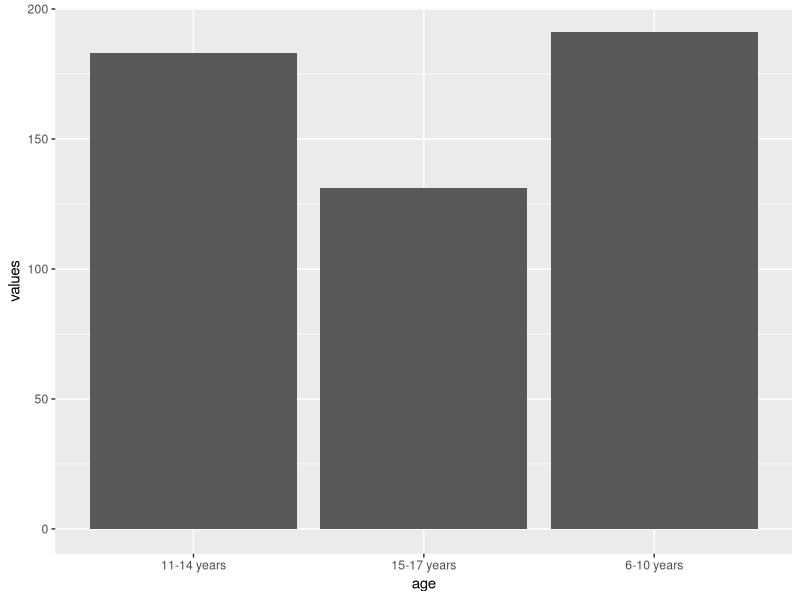
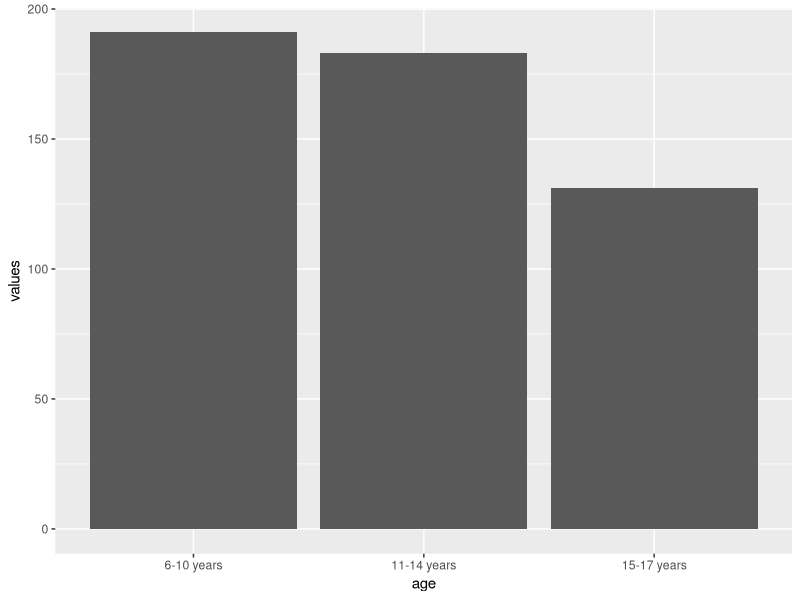
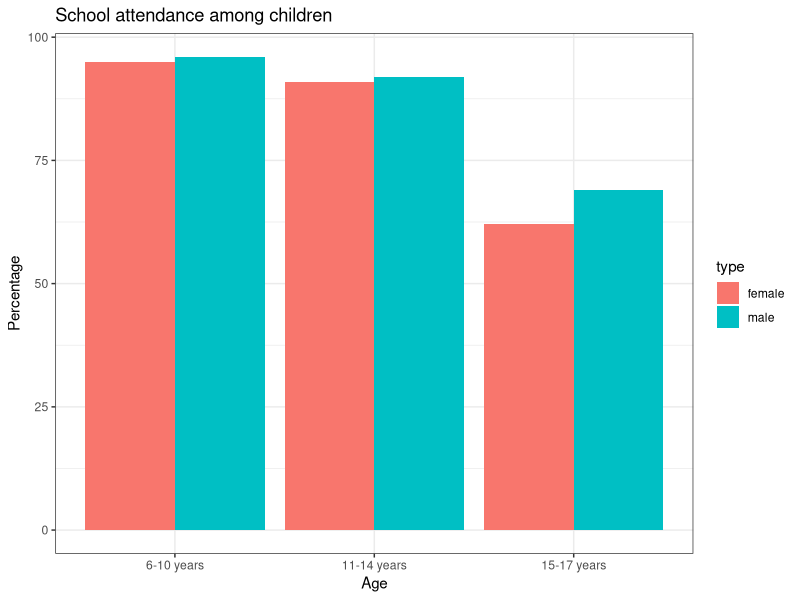

The R script that drew these images, in order:
age <- rep(c("6-10 years","11-14 years","15-17 years"),2)
male<- c(96,92,69)
female<- c(95,91,62)
values <- c(male,female)
type <-c(rep("male", 3), rep("female", 3))
mydata <-data.frame(age, values)
library(ggplot2)
p <-ggplot(mydata, aes(age, values))
p +geom_bar(stat = "identity")
mydata$age <- factor(mydata$age,levels = c("6-10 years","11-14 years","15-17 years"))
p <-ggplot(mydata, aes(age, values))
p +geom_bar(stat = "identity")
p <-ggplot(mydata, aes(age, values))
p +geom_bar(stat = "identity",aes(fill = type), position = "dodge") +
  xlab("Age")+ylab("Percentage")+ggtitle("School attendance among children")+theme_bw()